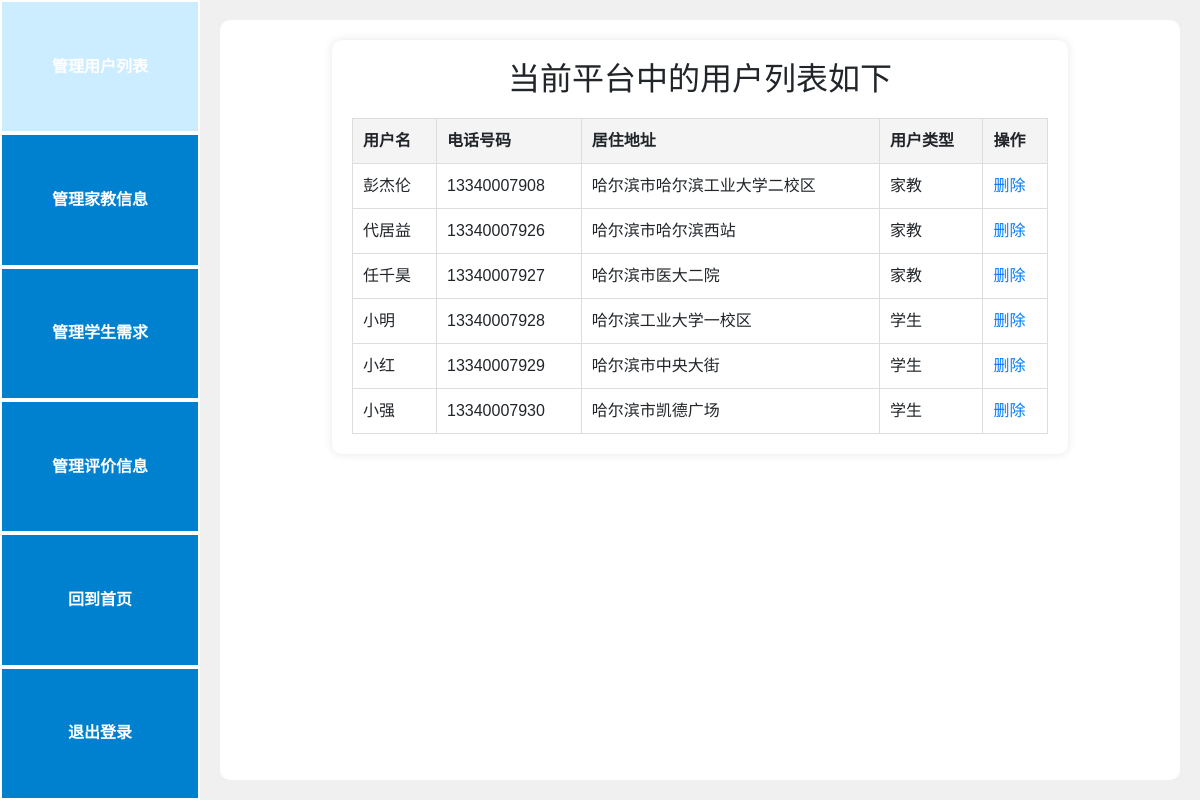
/admin_users (signed in), run on the app's committed database.
### models.py (models this page shows)
class User(db.Model):
    id = db.Column(db.Integer, primary_key=True)
    username = db.Column(db.String(80), unique=True, nullable=False)
    password = db.Column(db.String(80), nullable=False)
    role = db.Column(db.String(20), nullable=False)  # role=tutor是老师，=student是学生
    phoneNumber = db.Column(db.String(20), unique=True, nullable=True)
    location = db.Column(db.String(80), unique=False, nullable=True)
    photo = db.Column(db.String(120), nullable=True)  # 假设存储照片的路径或URL

### app.py (the view)
@app.route('/admin_users')
def admin_users():
    if 'admin' not in session:
        return redirect(url_for('admin'))
    users = User.query.all()
    return render_template('admin_users.html', users=users)

### app.py (called while the page is built)
@app.before_request
def create_tables():
    if not hasattr(g, 'first_request'):  # 保证该函数只在第一次访问时执行
        g.first_request = True
        db.create_all()  # 创建所有在模型中定义的数据库表格

@app.before_request
def before_request():
    g.user = None
    if 'user_id' in session:
        g.user = User.query.get(session['user_id'])

### templates/admin_users.html (shortened to what this page needs)
{% extends "base_admin.html" %}
{% block content %}
<div class="profile-content">
    <h2 class="center-text">当前平台中的用户列表如下</h2>
    <table class="profile-table">
        <thead>
            <tr>
                <th>用户名</th>
                <th>电话号码</th>
                <th>居住地址</th>
                <th>用户类型</th>
                <th>操作</th>
            </tr>
        </thead>
        <tbody>
            {% for user in users %}
            <tr>
                <td>{{ user.username }}</td>
                <td>{{ user.phoneNumber }}</td>
                <td>{{ user.location }}</td>
                 {% if user.role == 'tutor' %}
                <td>家教</td>
                {% else %}
                <td>学生</td>
                {% endif %}
                <td><a href="{{ url_for('delete_entity', entity='user', id=user.id) }}" onclick="return confirm('确定要删除此用户吗？');">删除</a></td>
            </tr>
            {% endfor %}
        </tbody>
    </table>
</div>
{% endblock %}

### templates/base_admin.html (style rules this page uses)
body { font-family: Arial, sans-serif; display: flex; height: 100vh; margin: 0; background-color: #f0f0f0; background-attachment: fixed; }

### templates/admin_users.html (style rules this page uses)
.profile-content { width: 80%; max-width: 1000px; background: white; padding: 20px; border-radius: 10px; box-shadow: 0 0 10px rgba(0, 0, 0, 0.1); margin: 0 auto; }
.profile-table { width: 100%; border-collapse: collapse; margin-top: 20px; }
.profile-table th, .profile-table td { padding: 10px; border: 1px solid #ddd; text-align: left; }
.profile-table th { background-color: #f4f4f4; }
.center-text { text-align: center; }

### data on the page
User: username "彭杰伦", phoneNumber "13340007908", location "哈尔滨市哈尔滨工业大学二校区", role "家教"
User: username "代居益", phoneNumber "13340007926", location "哈尔滨市哈尔滨西站", role "家教"
User: username "任千昊", phoneNumber "13340007927", location "哈尔滨市医大二院", role "家教"
User: username "小明", phoneNumber "13340007928", location "哈尔滨工业大学一校区", role "学生"
User: username "小红", phoneNumber "13340007929", location "哈尔滨市中央大街", role "学生"
User: username "小强", phoneNumber "13340007930", location "哈尔滨市凯德广场", role "学生"
